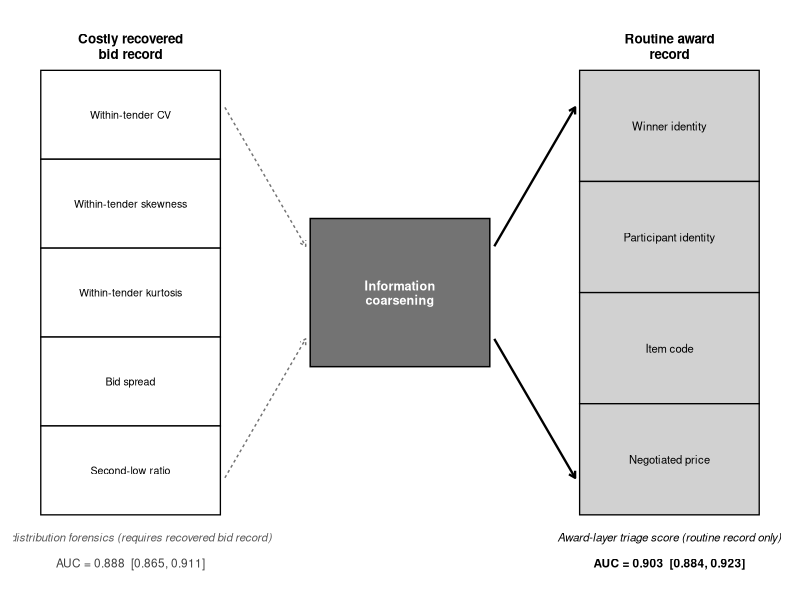
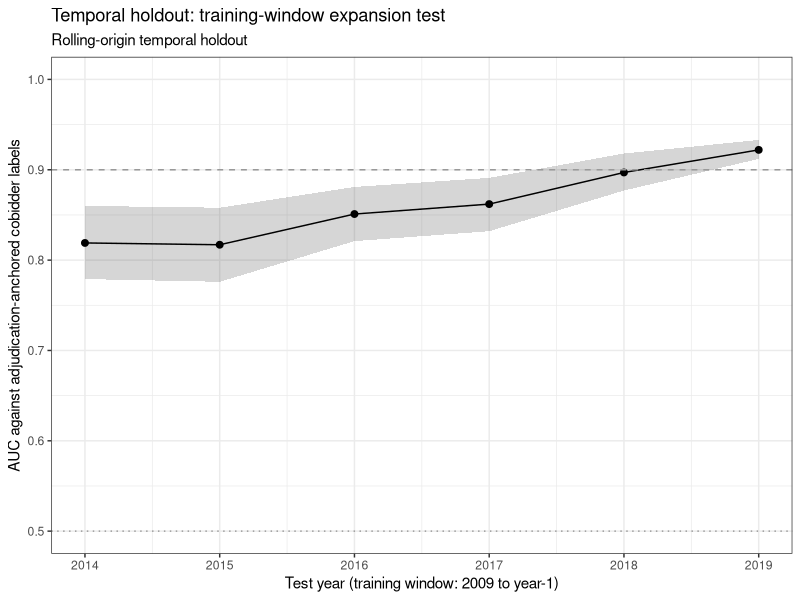

Reproduce these figures in R, in order.
#!/usr/bin/env Rscript

suppressPackageStartupMessages({
  library(ggplot2)
  library(dplyr)
  library(tibble)
})

dir.create("output/figures", showWarnings = FALSE, recursive = TRUE)

# CO-AUTHOR EDIT (JLEO R&R Subprompt 3): relabel layers — routine award record vs costly recovered bid record; "data coarsening"->"information coarsening".
# Figure 1: information layers.
total_height <- 24
n_bid <- 5
n_award <- 4
row_h_bid <- total_height / n_bid
row_h_award <- total_height / n_award

bid <- tibble(
  feature = c("Within-tender CV", "Within-tender skewness",
              "Within-tender kurtosis", "Bid spread",
              "Second-low ratio"),
  i = 1:n_bid
) |>
  mutate(y_top = (i - 1) * row_h_bid,
         y_bottom = i * row_h_bid,
         x_start = 0, x_end = 2)

award <- tibble(
  feature = c("Winner identity", "Participant identity",
              "Item code", "Negotiated price"),
  i = 1:n_award
) |>
  mutate(y_top = (i - 1) * row_h_award,
         y_bottom = i * row_h_award,
         x_start = 6, x_end = 8)

gate_xmin <- 3.0
gate_xmax <- 5.0
gate_ymin <- total_height / 2 - 4
gate_ymax <- total_height / 2 + 4

bid_arrows <- tibble(
  x_from = 2.05, x_to = 2.95,
  y_from = c(2, total_height - 2),
  y_to = c(gate_ymin + 1.5, gate_ymax - 1.5)
)

award_arrows <- tibble(
  x_from = 5.05, x_to = 5.95,
  y_from = c(gate_ymin + 1.5, gate_ymax - 1.5),
  y_to = c(2, total_height - 2)
)

p1 <- ggplot() +
  geom_rect(data = bid,
            aes(xmin = x_start, xmax = x_end,
                ymin = -y_bottom, ymax = -y_top),
            fill = "white", color = "black", linewidth = 0.45) +
  geom_text(data = bid,
            aes(x = (x_start + x_end) / 2,
                y = -(y_top + y_bottom) / 2,
                label = feature),
            size = 2.7, family = "sans", color = "black") +
  geom_rect(data = award,
            aes(xmin = x_start, xmax = x_end,
                ymin = -y_bottom, ymax = -y_top),
            fill = "gray82", color = "black", linewidth = 0.45) +
  geom_text(data = award,
            aes(x = (x_start + x_end) / 2,
                y = -(y_top + y_bottom) / 2,
                label = feature),
            size = 2.85, family = "sans", color = "black") +
  annotate("rect",
           xmin = gate_xmin, xmax = gate_xmax,
           ymin = -gate_ymax, ymax = -gate_ymin,
           fill = "gray45", color = "black", linewidth = 0.5) +
  annotate("text",
           x = (gate_xmin + gate_xmax) / 2,
           y = -(gate_ymin + gate_ymax) / 2,
           label = "Information\ncoarsening",
           color = "white", size = 3.2, fontface = "bold",
           family = "sans", lineheight = 0.95) +
  geom_segment(data = bid_arrows,
               aes(x = x_from, xend = x_to,
                   y = -y_from, yend = -y_to),
               color = "gray45", linewidth = 0.5, linetype = "22",
               arrow = arrow(length = unit(0.16, "cm"))) +
  geom_segment(data = award_arrows,
               aes(x = x_from, xend = x_to,
                   y = -y_from, yend = -y_to),
               color = "black", linewidth = 0.8,
               arrow = arrow(length = unit(0.18, "cm"))) +
  annotate("text", x = 1, y = 1.3,
           label = "Costly recovered\nbid record",
           fontface = "bold", size = 3.4, family = "sans",
           lineheight = 0.95) +
  annotate("text", x = 7, y = 1.3,
           label = "Routine award\nrecord",
           fontface = "bold", size = 3.4, family = "sans",
           lineheight = 0.95) +
  annotate("text",
           x = 1, y = -(total_height + 1.2),
           label = "Bid-distribution forensics (requires recovered bid record)",
           size = 2.9, family = "sans", color = "gray35",
           fontface = "italic") +
  annotate("text",
           x = 1, y = -(total_height + 2.6),
           label = "AUC = 0.888  [0.865, 0.911]",
           size = 3.0, family = "sans", color = "gray25") +
  annotate("text",
           x = 7, y = -(total_height + 1.2),
           label = "Award-layer triage score (routine record only)",
           size = 2.9, family = "sans", color = "black",
           fontface = "italic") +
  annotate("text",
           x = 7, y = -(total_height + 2.6),
           label = "AUC = 0.903  [0.884, 0.923]",
           size = 3.0, family = "sans", color = "black",
           fontface = "bold") +
  scale_x_continuous(limits = c(-0.3, 8.3), expand = c(0, 0)) +
  scale_y_continuous(limits = c(-(total_height + 4), 3.2),
                     expand = c(0, 0)) +
  labs(title = NULL, subtitle = NULL, caption = NULL) +
  theme_void(base_size = 11, base_family = "sans") +
  theme(plot.margin = margin(8, 10, 8, 10))

ggsave("output/figures/fig_data_coarsening.pdf", p1,
       width = 7.0, height = 4.6, device = cairo_pdf)

# Figure 2: temporal holdout AUC. Values match Appendix D.4.
yearly <- tibble(
  test_year = 2014:2019,
  auc = c(0.819, 0.817, 0.851, 0.862, 0.897, 0.922),
  ci_lo = c(0.779, 0.776, 0.821, 0.832, 0.877, 0.912),
  ci_hi = c(0.860, 0.858, 0.881, 0.891, 0.918, 0.933)
)

p2 <- ggplot(yearly, aes(x = test_year, y = auc)) +
  geom_ribbon(aes(ymin = ci_lo, ymax = ci_hi), alpha = 0.2) +
  geom_line() +
  geom_point(size = 2) +
  geom_hline(yintercept = 0.5, linetype = "dotted", color = "gray60") +
  geom_hline(yintercept = 0.9, linetype = "dashed", color = "gray60") +
  coord_cartesian(ylim = c(0.5, 1.0)) +
  labs(x = "Test year (training window: 2009 to year-1)",
       y = "AUC against adjudication-anchored cobidder labels",
       title = "Temporal holdout: training-window expansion test",
       subtitle = "Rolling-origin temporal holdout") +
  theme_bw()

ggsave("output/figures/fig_temporal_holdout_roc.pdf", p2,
       width = 7, height = 4.5, device = cairo_pdf)
